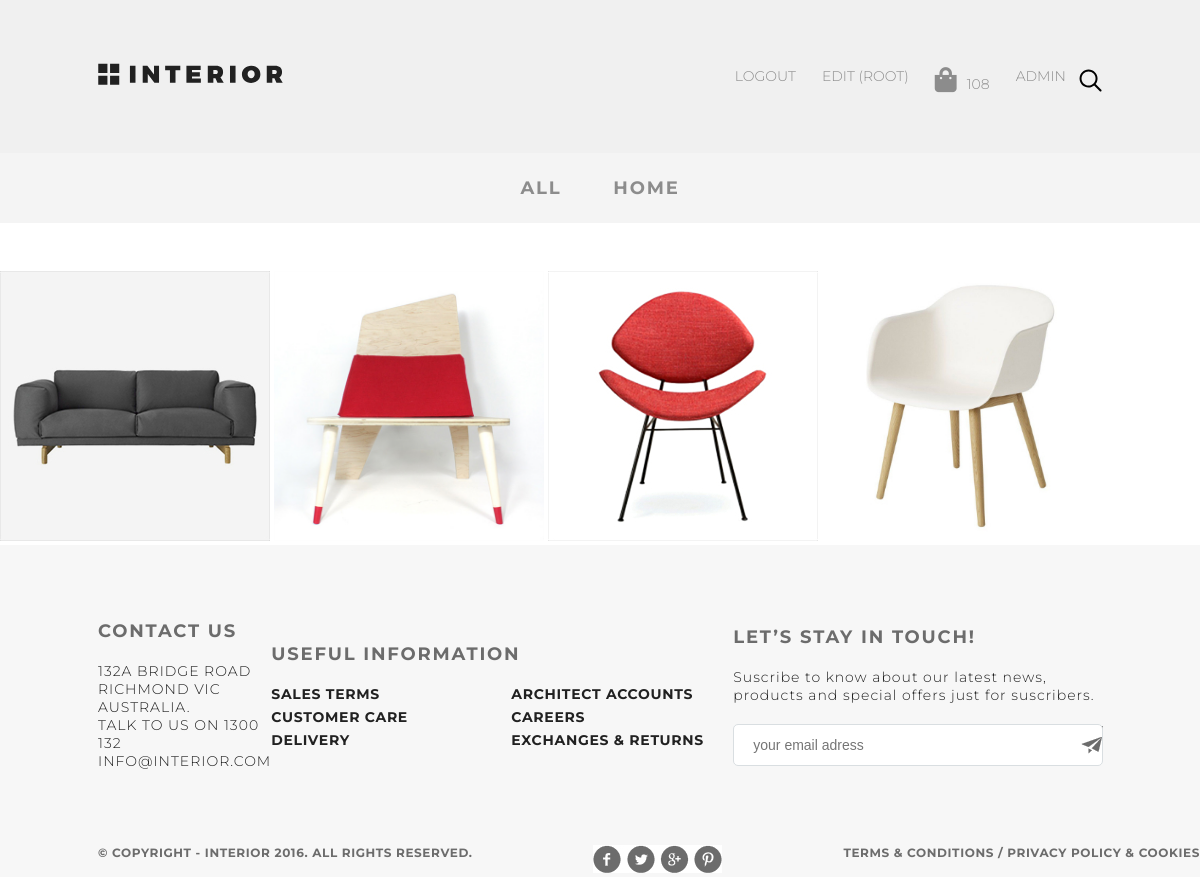
Page /product/cat1/ (signed in) on the committed database.
### authapp/models.py (models this page shows, shortened)
class CustomUser(AbstractUser):
    age = models.PositiveIntegerField(verbose_name='возраст')
    ava = models.ImageField(upload_to='avatars', verbose_name='аватар',)
    email = models.EmailField(verbose_name='email', blank='True')
    activation_key = models.CharField(max_length=128, blank=True)
    activation_key_expired = models.DateTimeField(default=(now() + timedelta(hours=48)))

### basketapp/models.py (models this page shows, shortened)
class Basket(models.Model):
    _price: float
    _total_qty: int
    _total_price: float
    user = models.ForeignKey(settings.AUTH_USER_MODEL, on_delete=models.CASCADE, related_name='basket')
    product = models.ForeignKey(Stuff, on_delete=models.CASCADE)
    quantity = models.PositiveIntegerField(verbose_name='Quantity', default=0)
    add_datetime = models.DateTimeField(verbose_name='data', auto_now_add=True)
    @property
    def total_qty(self):
        items = Basket.objects.filter(user=self.user)
        total = sum([x.quantity for x in items])
        return total

### mainapp/models.py (models this page shows)
class Stuff(models.Model):
    name = models.CharField(verbose_name='Бренд', max_length=30)
    category = models.ForeignKey(Category, on_delete=models.CASCADE)
    img = models.ImageField(upload_to='stuff', verbose_name='logo')
    description = models.TextField(verbose_name='Description',blank=True)
    price = models.DecimalField(verbose_name='price',max_digits=10, decimal_places=2)

### mainapp/views.py (the view)
# urls.py: path('<int:id>/', controller.product, name='category'),
def category(request:HttpRequest,id=None):
    get_object_or_404(Category,pk=id)
    cat = Stuff.objects.filter(category=id)
    return render(request, 'mainapp/cat.html', {'cat': cat, 'men': category,})

### mainapp/context_processors.py (called while the page is built)
def basket(request:HttpRequest):
    basket = []
    if request.user.is_authenticated:
        basket = Basket.objects.filter(user=request.user)
    return {
        'basket':basket
    }

### mainapp/templates/mainapp/cat.html (shortened to what this page needs)
{% extends 'mainapp/layouts/product_layout.html' %}
{% load static %}
{% block content %}
{% for i in cat %}
<a href="{%url 'product:index' %}{{i.id}}"><img src="/media/{{i.img}}" class="related_links" alt=""></a>
{% endfor %}
{% endblock%}

### mainapp/templates/mainapp/layouts/allmenu.html (shortened to what this page needs)
{% load static %}
<ul class="menu">
    {% if user.is_authenticated %}
    <li class="menu-list">
        <a href="{% url 'auth:logout' %}" class="menu-link">
            Logout
        </a>
    </li>
    <li class="menu-list">
        <a href="{% url 'auth:edit' %}" class="menu-link">
            Edit ({{user.username}})
        </a>
    </li>
    <li class="menu-list"><a href="{%url 'basket:index'%}" class="menu-link"><i class="fas fa-shopping-bag"></i>{{basket.0.total_qty}}</li></a>
        {% if user.is_superuser %}
    <li class="menu-list">
        <a href="{% url 'adminapp:products' %}" class="menu-link">
            ADMIN
        </a>
    </li>
        {% endif %}
    {% else %}
    <li class="menu-list"><a href="{% url 'auth:login' %}" class="menu-link">
        Login
    </a></li>
    {% endif %}
    <li class="menu-list search"><img src="{% static 'img/search.svg' %}" alt="search"></li>
                </ul>

### static/style.css (style rules this page uses)
* { margin: 0; padding: 0; }
body { font-family: 'Montserrat', sans-serif; }
a { text-decoration: none; }
.menu { display: flex; margin-top: 57px; margin-bottom: 50px; }
.menu-list { list-style-type: none; }
.menu-link { color: #8c8c8c; font-size: 14px; font-weight: 300; text-transform: uppercase; display: block; padding: 10px 13px; }
.search { display: flex; align-items: center; }
.fa-shopping-bag { font-size:25px; margin-right:10px; }
.related_links { width:270px; height:270px; }

### rows in the picture
CustomUser: username "ROOT"
Basket: user+quantity "108"
Stuff: img (picture)
Stuff: img (picture)
Stuff: img (picture)
Stuff: img (picture)
